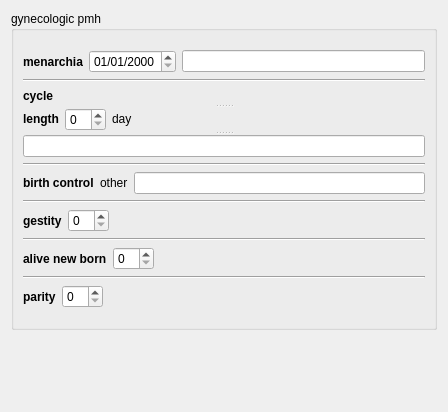
<?xml version="1.0" encoding="UTF-8"?>
<ui version="4.0">
 <class>BaseWidgets::Internal::BaseFormWidget</class>
 <widget class="QWidget" name="BaseWidgets::Internal::BaseFormWidget">
  <property name="geometry">
   <rect>
    <x>0</x>
    <y>0</y>
    <width>448</width>
    <height>412</height>
   </rect>
  </property>
  <property name="sizePolicy">
   <sizepolicy hsizetype="Preferred" vsizetype="Minimum">
    <horstretch>0</horstretch>
    <verstretch>0</verstretch>
   </sizepolicy>
  </property>
  <property name="windowTitle">
   <string>Form</string>
  </property>
  <layout class="QVBoxLayout" name="verticalLayout_2">
   <item>
    <widget class="QGroupBox" name="pmhGynObstGroupBox">
     <property name="sizePolicy">
      <sizepolicy hsizetype="Preferred" vsizetype="MinimumExpanding">
       <horstretch>0</horstretch>
       <verstretch>0</verstretch>
      </sizepolicy>
     </property>
     <property name="title">
      <string>gynecologic pmh</string>
     </property>
     <layout class="QVBoxLayout" name="verticalLayout">
      <item>
       <spacer name="verticalSpacer_2">
        <property name="orientation">
         <enum>Qt::Vertical</enum>
        </property>
        <property name="sizeHint" stdset="0">
         <size>
          <width>20</width>
          <height>10</height>
         </size>
        </property>
       </spacer>
      </item>
      <item>
       <layout class="QHBoxLayout" name="horizontalLayout">
        <property name="sizeConstraint">
         <enum>QLayout::SetNoConstraint</enum>
        </property>
        <item>
         <widget class="QLabel" name="menarcheLabel">
          <property name="font">
           <font>
            <weight>75</weight>
            <bold>true</bold>
           </font>
          </property>
          <property name="text">
           <string>menarchia</string>
          </property>
         </widget>
        </item>
        <item>
         <widget class="QDateEdit" name="menarcheDateEdit">
          <property name="displayFormat">
           <string>dd/MM/yyyy</string>
          </property>
         </widget>
        </item>
        <item>
         <widget class="QLineEdit" name="menarcheLineEdit"/>
        </item>
       </layout>
      </item>
      <item>
       <widget class="Line" name="line">
        <property name="orientation">
         <enum>Qt::Horizontal</enum>
        </property>
       </widget>
      </item>
      <item>
       <widget class="QSplitter" name="splitter">
        <property name="sizePolicy">
         <sizepolicy hsizetype="Preferred" vsizetype="MinimumExpanding">
          <horstretch>0</horstretch>
          <verstretch>0</verstretch>
         </sizepolicy>
        </property>
        <property name="orientation">
         <enum>Qt::Vertical</enum>
        </property>
        <property name="opaqueResize">
         <bool>false</bool>
        </property>
        <widget class="QWidget" name="">
         <layout class="QHBoxLayout" name="horizontalLayout_2">
          <property name="spacing">
           <number>6</number>
          </property>
          <item>
           <widget class="QLabel" name="cycleLabel">
            <property name="minimumSize">
             <size>
              <width>0</width>
              <height>16</height>
             </size>
            </property>
            <property name="maximumSize">
             <size>
              <width>16777215</width>
              <height>22</height>
             </size>
            </property>
            <property name="font">
             <font>
              <weight>75</weight>
              <bold>true</bold>
             </font>
            </property>
            <property name="text">
             <string>cycle</string>
            </property>
           </widget>
          </item>
          <item>
           <layout class="QHBoxLayout" name="cycleRadioLayout">
            <property name="sizeConstraint">
             <enum>QLayout::SetNoConstraint</enum>
            </property>
           </layout>
          </item>
         </layout>
        </widget>
        <widget class="QWidget" name="">
         <layout class="QHBoxLayout" name="horizontalLayout_7">
          <item>
           <widget class="QLabel" name="cycleLengthLabel">
            <property name="sizePolicy">
             <sizepolicy hsizetype="Preferred" vsizetype="Preferred">
              <horstretch>0</horstretch>
              <verstretch>0</verstretch>
             </sizepolicy>
            </property>
            <property name="minimumSize">
             <size>
              <width>0</width>
              <height>16</height>
             </size>
            </property>
            <property name="maximumSize">
             <size>
              <width>16777215</width>
              <height>22</height>
             </size>
            </property>
            <property name="font">
             <font>
              <weight>75</weight>
              <bold>true</bold>
             </font>
            </property>
            <property name="text">
             <string>length</string>
            </property>
           </widget>
          </item>
          <item>
           <widget class="QSpinBox" name="cycleSpinBox">
            <property name="sizePolicy">
             <sizepolicy hsizetype="Minimum" vsizetype="Preferred">
              <horstretch>0</horstretch>
              <verstretch>0</verstretch>
             </sizepolicy>
            </property>
            <property name="minimumSize">
             <size>
              <width>0</width>
              <height>23</height>
             </size>
            </property>
            <property name="maximumSize">
             <size>
              <width>16777215</width>
              <height>23</height>
             </size>
            </property>
           </widget>
          </item>
          <item>
           <widget class="QLabel" name="cycleDayLabel">
            <property name="minimumSize">
             <size>
              <width>0</width>
              <height>16</height>
             </size>
            </property>
            <property name="maximumSize">
             <size>
              <width>16777215</width>
              <height>16</height>
             </size>
            </property>
            <property name="text">
             <string>day</string>
            </property>
           </widget>
          </item>
          <item>
           <spacer name="horizontalSpacer_4">
            <property name="orientation">
             <enum>Qt::Horizontal</enum>
            </property>
            <property name="sizeHint" stdset="0">
             <size>
              <width>40</width>
              <height>20</height>
             </size>
            </property>
           </spacer>
          </item>
         </layout>
        </widget>
        <widget class="QLineEdit" name="cycleLineEdit">
         <property name="sizePolicy">
          <sizepolicy hsizetype="Expanding" vsizetype="Preferred">
           <horstretch>0</horstretch>
           <verstretch>0</verstretch>
          </sizepolicy>
         </property>
         <property name="minimumSize">
          <size>
           <width>0</width>
           <height>22</height>
          </size>
         </property>
         <property name="maximumSize">
          <size>
           <width>16777215</width>
           <height>22</height>
          </size>
         </property>
        </widget>
       </widget>
      </item>
      <item>
       <widget class="Line" name="line_2">
        <property name="orientation">
         <enum>Qt::Horizontal</enum>
        </property>
       </widget>
      </item>
      <item>
       <layout class="QHBoxLayout" name="horizontalLayout_3">
        <property name="sizeConstraint">
         <enum>QLayout::SetNoConstraint</enum>
        </property>
        <item>
         <widget class="QLabel" name="birthControlLabel">
          <property name="font">
           <font>
            <weight>75</weight>
            <bold>true</bold>
           </font>
          </property>
          <property name="text">
           <string>birth control</string>
          </property>
         </widget>
        </item>
        <item>
         <layout class="QHBoxLayout" name="birthControlRadioLayout">
          <property name="sizeConstraint">
           <enum>QLayout::SetNoConstraint</enum>
          </property>
         </layout>
        </item>
        <item>
         <widget class="QLabel" name="birthControlOtherLabel">
          <property name="text">
           <string>other</string>
          </property>
         </widget>
        </item>
        <item>
         <widget class="QLineEdit" name="birthControlOtherLineEdit"/>
        </item>
       </layout>
      </item>
      <item>
       <widget class="Line" name="line_3">
        <property name="orientation">
         <enum>Qt::Horizontal</enum>
        </property>
       </widget>
      </item>
      <item>
       <layout class="QHBoxLayout" name="horizontalLayout_4">
        <property name="sizeConstraint">
         <enum>QLayout::SetNoConstraint</enum>
        </property>
        <item alignment="Qt::AlignLeft">
         <widget class="QLabel" name="gestityLabel">
          <property name="font">
           <font>
            <weight>75</weight>
            <bold>true</bold>
           </font>
          </property>
          <property name="text">
           <string>gestity</string>
          </property>
         </widget>
        </item>
        <item>
         <widget class="QSpinBox" name="gestitySpinBox">
          <property name="minimumSize">
           <size>
            <width>0</width>
            <height>0</height>
           </size>
          </property>
         </widget>
        </item>
        <item>
         <spacer name="horizontalSpacer">
          <property name="orientation">
           <enum>Qt::Horizontal</enum>
          </property>
          <property name="sizeHint" stdset="0">
           <size>
            <width>40</width>
            <height>20</height>
           </size>
          </property>
         </spacer>
        </item>
       </layout>
      </item>
      <item>
       <widget class="Line" name="line_4">
        <property name="orientation">
         <enum>Qt::Horizontal</enum>
        </property>
       </widget>
      </item>
      <item>
       <layout class="QHBoxLayout" name="horizontalLayout_5">
        <property name="sizeConstraint">
         <enum>QLayout::SetNoConstraint</enum>
        </property>
        <item>
         <widget class="QLabel" name="bornAliveLabel">
          <property name="font">
           <font>
            <weight>75</weight>
            <bold>true</bold>
           </font>
          </property>
          <property name="text">
           <string>alive new born</string>
          </property>
         </widget>
        </item>
        <item>
         <widget class="QSpinBox" name="bornAliveSpinBox"/>
        </item>
        <item>
         <spacer name="horizontalSpacer_2">
          <property name="orientation">
           <enum>Qt::Horizontal</enum>
          </property>
          <property name="sizeHint" stdset="0">
           <size>
            <width>40</width>
            <height>20</height>
           </size>
          </property>
         </spacer>
        </item>
       </layout>
      </item>
      <item>
       <widget class="Line" name="line_5">
        <property name="orientation">
         <enum>Qt::Horizontal</enum>
        </property>
       </widget>
      </item>
      <item>
       <layout class="QHBoxLayout" name="horizontalLayout_6">
        <property name="sizeConstraint">
         <enum>QLayout::SetNoConstraint</enum>
        </property>
        <item>
         <widget class="QLabel" name="parityLabel">
          <property name="font">
           <font>
            <weight>75</weight>
            <bold>true</bold>
           </font>
          </property>
          <property name="text">
           <string>parity</string>
          </property>
         </widget>
        </item>
        <item>
         <widget class="QSpinBox" name="paritySpinBox"/>
        </item>
        <item>
         <spacer name="horizontalSpacer_3">
          <property name="orientation">
           <enum>Qt::Horizontal</enum>
          </property>
          <property name="sizeHint" stdset="0">
           <size>
            <width>40</width>
            <height>20</height>
           </size>
          </property>
         </spacer>
        </item>
       </layout>
      </item>
      <item>
       <spacer name="verticalSpacer">
        <property name="orientation">
         <enum>Qt::Vertical</enum>
        </property>
        <property name="sizeHint" stdset="0">
         <size>
          <width>20</width>
          <height>10</height>
         </size>
        </property>
       </spacer>
      </item>
     </layout>
    </widget>
   </item>
   <item>
    <spacer name="verticalSpacer_3">
     <property name="orientation">
      <enum>Qt::Vertical</enum>
     </property>
     <property name="sizeHint" stdset="0">
      <size>
       <width>20</width>
       <height>40</height>
      </size>
     </property>
    </spacer>
   </item>
  </layout>
 </widget>
 <resources/>
 <connections/>
</ui>
